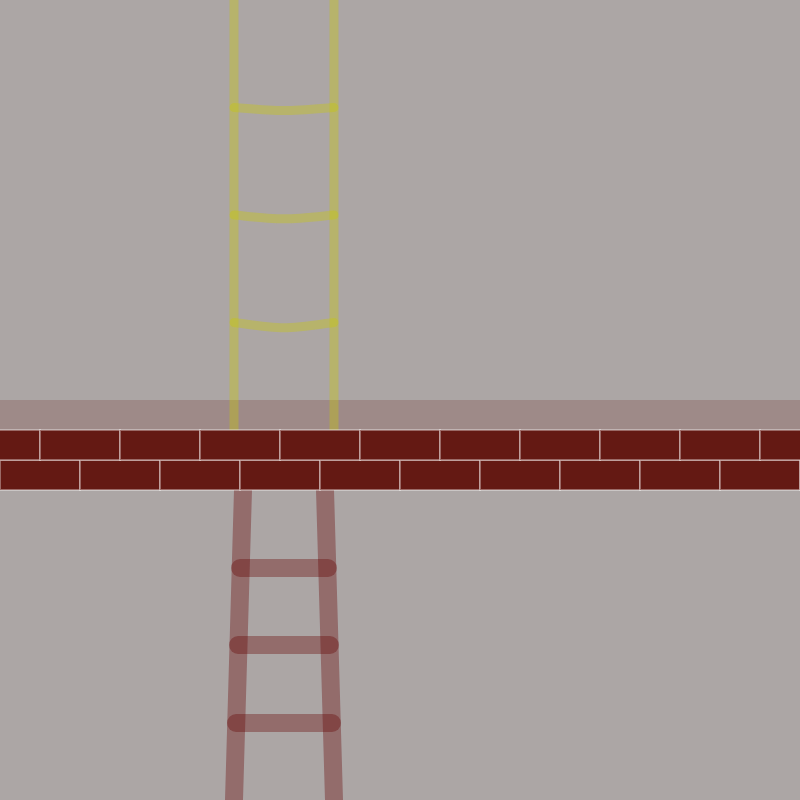
Frame 1 (no input)
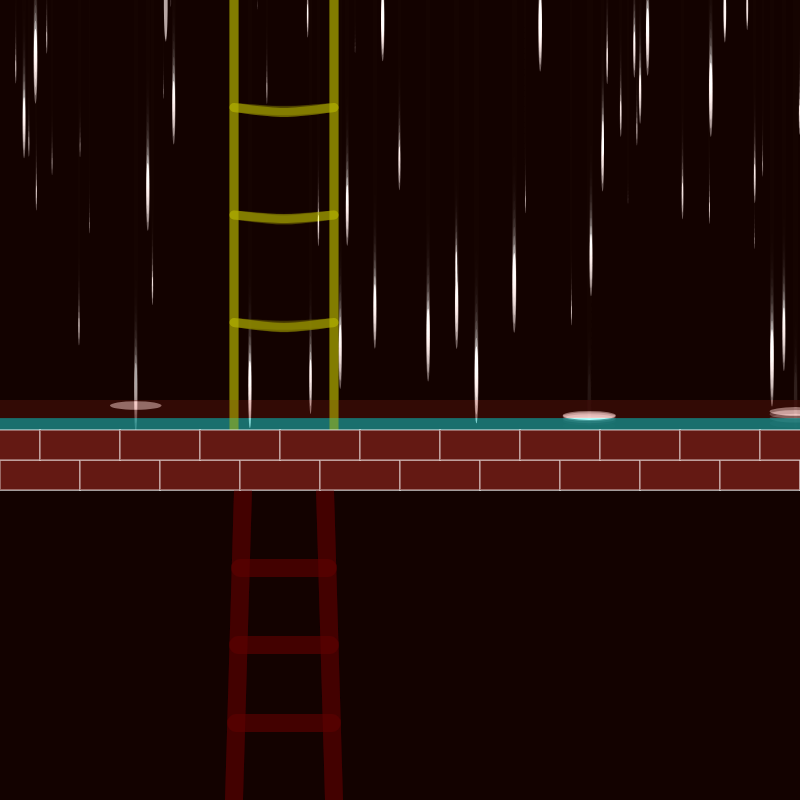
Frame 60 (no input)
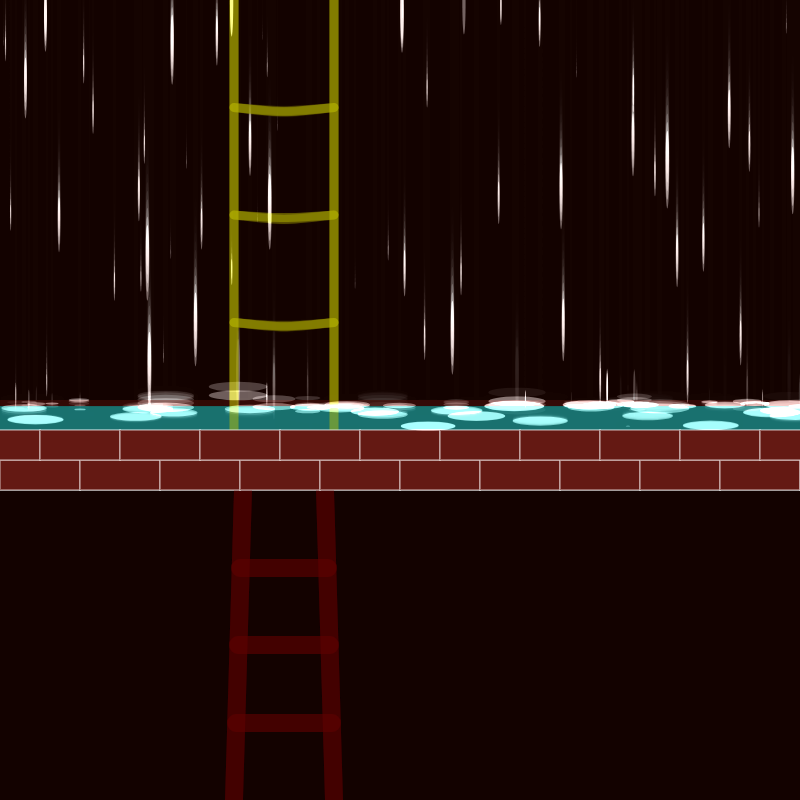
Frame 120 (the mouse pressed at the canvas centre since frame 60)

The p5.js sketch that drew these frames (run headless with seeded random() and noise() and a simulated clock; from frame 60 on, the mouse is pressed at the canvas centre):

// p5.js sketch
// ── sketch.js
let balls = [];
let windDirection = 0;
let WATER_LEVEL = 430;
let shouldRaiseWaterLevel = false;
let maxHeight = 443;

function setup() {
  createCanvas(800, 800);
}

function draw() {
  background(20, 4, 2, 90);

  // generate
  balls.push(new Ball(random(width), 1));

  // remove rain drops
  if (balls.length >= 439) {
    balls.shift();
  }

  // 计算水平面的高度
  if (!shouldRaiseWaterLevel) {
    // 第一滴雨滴还未落到水平面上
    WATER_LEVEL = 430; //
    for (let i = balls.length - 1; i >= 0; i--) {
      if (balls[i].pos.y >= 430 - balls[i].rad) {
        // 第一滴雨滴落到水平面上了
        shouldRaiseWaterLevel = true; // 开始升高水平面
      }
    }
  } else {
    // 第一滴雨滴已经落到水平面上，水平面开始升高
    WATER_LEVEL = 430 - balls.length * 0.2; // 每帧升高的速度
    if (WATER_LEVEL < height - maxHeight) {
      // 达到最大高度后不再升高
      WATER_LEVEL = height - maxHeight;
    }
  }
  //roof
  push();
  noStroke();
  fill(100, 25, 19, 50);
  rect(0, 400, width, 30);
  pop();

  // pool
  push();
  noStroke();
  fill(0, 200, 200, 90);
  rect(0, WATER_LEVEL, width, 430 - WATER_LEVEL);
  pop();

  //string
  push();
  noFill();
  stroke(200, 200, 0, 90);
  strokeWeight(9);
  beginShape();
  curveVertex(234, 0);
  curveVertex(234, 0);
  curveVertex(234 - windDirection * random(115, 125), 210);
  curveVertex(234, 430);
  curveVertex(234, 430);
  endShape();
  beginShape();
  curveVertex(334, 0);
  curveVertex(334, 0);
  curveVertex(334 - windDirection * random(115, 125), 210);
  curveVertex(334, 430);
  curveVertex(334, 430);
  endShape();
  beginShape();
  curveVertex(234 - windDirection * random(85, 89), 107.5);
  curveVertex(234 - windDirection * random(85, 89), 107.5);
  curveVertex(284 - windDirection * random(85, 89), random(110, 113));
  curveVertex(334 - windDirection * random(85, 89), 107.5);
  curveVertex(334 - windDirection * random(85, 89), 107.5);
  endShape();
  beginShape();
  curveVertex(234 - windDirection * random(115, 125), 215);
  curveVertex(234 - windDirection * random(115, 125), 215);
  curveVertex(284 - windDirection * random(115, 125), random(217.5, 220.5));
  curveVertex(334 - windDirection * random(115, 125), 215);
  curveVertex(334 - windDirection * random(115, 125), 215);
  endShape();
  beginShape();
  curveVertex(234 - windDirection * random(85, 89), 322.5);
  curveVertex(234 - windDirection * random(85, 89), 322.5);
  curveVertex(284 - windDirection * random(85, 89), random(325, 328));
  curveVertex(334 - windDirection * random(85, 89), 322.5);
  curveVertex(334 - windDirection * random(85, 89), 322.5);
  endShape();
  pop();

  //ladder
  push();
  strokeWeight(18);
  stroke(100, 0, 0,90);
  line(243, 490, 234, 800);
  line(325, 490, 334, 800);
  line(240,568,328,568);
  line(238,645,330,645);
  line(236,723,332,723);
  pop();

  // wall
  push();
  strokeWeight(2);
  stroke(255,90);
  let brickWidth = 80;
  let brickHeight = 30;
  let numBricks = width / brickWidth; // 小长方形的数量
  fill(100, 25, 19);
  for (let i = 0; i < numBricks + 1; i++) {
    rect(i * brickWidth, 460, brickWidth, brickHeight);
    rect((i - 0.5) * brickWidth, 430, brickWidth, brickHeight);
  }
  pop();

  // 更新和绘制每个雨滴
  for (let i = 0; i < balls.length; i++) {
    let b = balls[i];

    // 计算重力向下的向量
    let gravity = createVector(0, 1 * b.mass);
    // 计算风力的向量
    let wind = createVector((-25 * windDirection) / b.mass, 0);

    // 应用力到雨滴上
    b.applyForce(gravity); // 重力
    b.applyForce(wind); // 风力

    // 计算阻力
    let resistance = b.vel.copy();
    resistance.mult(-1);
    let sp = b.vel.mag();
    if (b.pos.y < WATER_LEVEL) {
      // 如果在空中，则应用空气阻力
      let dragForce = sp * sp * 0.03; // 空气阻力系数
      resistance.mult(dragForce);
    } else {
      // 如果在水中，则应用水阻力和浮力
      let dragForce = sp * sp * 0.4; // 水阻力系数
      resistance.mult(dragForce);
      let bouyancy = createVector(0, -20); // 浮力
      b.applyForce(bouyancy);
    }
    b.applyForce(resistance);

    b.update();
    b.bounce();
    b.display(WATER_LEVEL, windDirection);

    // 检查水滴是否在水底下，并且与其他水滴相撞
    if (b.pos.y >= WATER_LEVEL + 30) {
      for (let j = 0; j < balls.length; j++) {
        if (i !== j && balls[j].pos.y >= WATER_LEVEL) {
          let distance = p5.Vector.dist(b.pos, balls[j].pos);
          if (distance < b.rad + balls[j].rad) {
            // 水滴相撞，爆破
            balls.splice(i, 1);
            balls.splice(j, 1);
            break; // 爆破后不再检查其他水滴
          }
        }
      }
    }
  }
}

function keyPressed() {
  if (key === "l" || key === "L") {
    windDirection -= 0.02;
  } else if (key === "r" || key === "R") {
    windDirection += 0.02;
  }
}

class Ball {
  constructor(x, y) {
    this.pos = createVector(x, y);
    this.vel = createVector(0, 0);
    this.acc = createVector();
    this.rad = random(1, 20);
    this.mass = this.rad;
  }

  applyForce(f) {
    let force = f.copy();
    force.div(this.mass);
    this.acc.add(force);
  }

  update() {
    this.vel.add(this.acc);
    this.pos.add(this.vel);
    this.acc.mult(0);
  }

  bounce() {
    if (this.pos.y > WATER_LEVEL + 20) {
      this.pos.y = WATER_LEVEL + 20;
      this.vel.y *= -1;
    }
  }

  display(WATER_LEVEL, windDirection) {
    push();
    translate(this.pos.x, this.pos.y);
    noStroke();

    if (this.pos.y < WATER_LEVEL - this.rad) {
      // rain
      blendMode(ADD);
      fill(255, random(90, 100));
      rotate(windDirection);
      ellipse(0, 0, this.rad * 0.2, this.rad * 4);
    } else {
      // waterbubble
      blendMode(ADD);
      fill(255, random(90, 100));
      ellipse(0, 0, this.rad * 3, this.rad * 0.5);
    }

    pop();
  }
}
